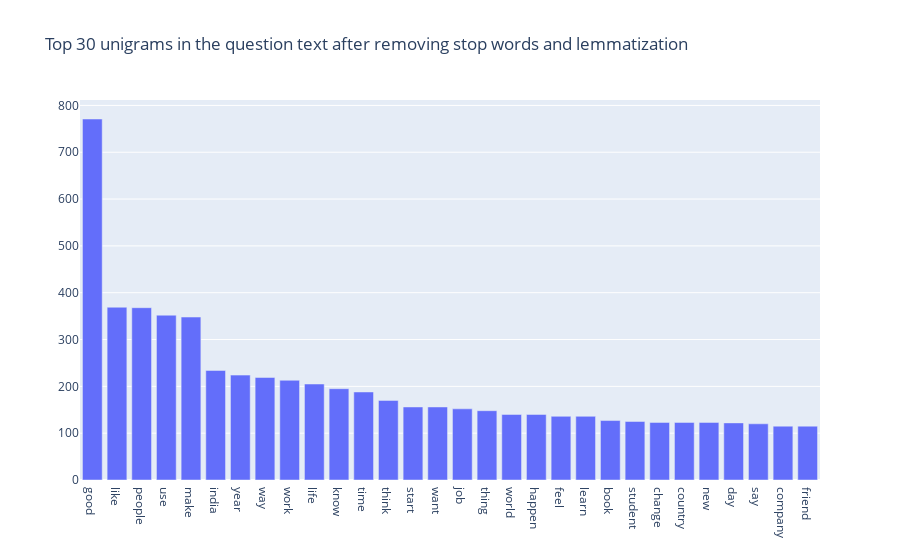

The code cell stored with this chart in its notebook:
### Code cell
def get_top_n_words(corpus, n=None):
    vec = CountVectorizer(stop_words='english').fit(corpus)
    bag_of_words = vec.transform(corpus)
    sum_words = bag_of_words.sum(axis=0) 
    words_freq = [(word, sum_words[0, idx]) for word, idx in vec.vocabulary_.items()]
    words_freq =sorted(words_freq, key = lambda x: x[1], reverse=True)
    return words_freq[:n]
common_words = get_top_n_words(df_clean['question_lemmatize_clean'], 30)
df2 = pd.DataFrame(common_words, columns = ['unigram' , 'count'])

fig = go.Figure([go.Bar(x=df2['unigram'], y=df2['count'])])
fig.update_layout(title=go.layout.Title(text="Top 30 unigrams in the question text after removing stop words and lemmatization"))
fig.show()

### Figure 1 — Plotly figure (JSON) as saved in the notebook; plotly's stock layout.template omitted (floating-point values rounded to 4 significant figures)
{"data": [{"type": "bar", "x": ["good", "like", "people", "use", "make", "india", "year", "way", "work", "life", "know", "time", "think", "start", "want", "job", "thing", "world", "happen", "feel", "learn", "book", "student", "change", "country", "new", "day", "say", "company", "friend"], "y": [771, 369, 368, 352, 348, 234, 224, 219, 213, 205, 195, 188, 170, 156, 156, 152, 148, 140, 140, 136, 136, 127, 125, 123, 123, 123, 122, 120, 115, 115]}], "layout": {"title": {"text": "Top 30 unigrams in the question text after removing stop words and lemmatization"}}}
